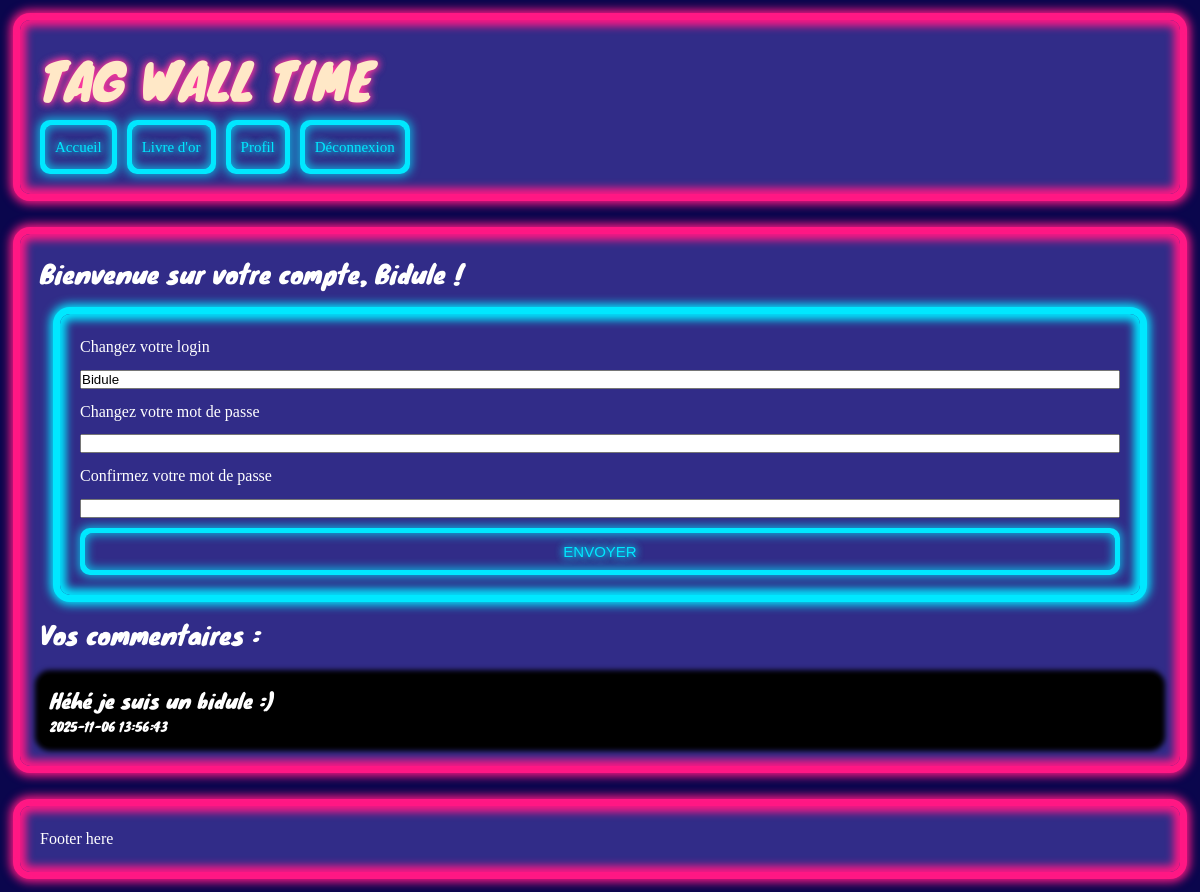
The app's page /public/home/profil (signed in) with its own data.
### tables this page shows
CREATE TABLE `commentaires` (
  `id` int NOT NULL,
  `commentaire` text NOT NULL,
  `id_utilisateur` int NOT NULL,
  `date` datetime NOT NULL
);

### core/view.php (called while the page is built, shortened)
<?php
function load_view($view, $data = []) {
    $view_file = VIEW_PATH . '/' . $view . '.php';
    require $view_file;
}
function load_view_with_layout($view, $data = [], $layout = 'layout') {
    load_view($view, $data);
}

### controllers/home_controller.php (called while the page is built, shortened)
<?php
function home_profil()
{
    $page = isset($_GET['page']) ? (int) $_GET['page'] : 1;
    $per_page = 5;
    $count = count_comments();
    $max_page = ceil($count / $per_page);
    $comments = get_limited_comments_user($_SESSION["user_id"], $per_page, $page);
    $data = [
        'login' => $_SESSION["login"],
        'page' => $page,
        'max_page' => $max_page,
        'per_page' => $per_page,
        'comments' => $comments
    ];
    load_view_with_layout('home/profil', $data);
}

### core/router.php (called while the page is built, shortened)
<?php
function parse_request_url() {
    $url = $_GET['url'] ?? '';
    $url = rtrim($url, '/');
    $url = filter_var($url, FILTER_SANITIZE_URL);
    $url_parts = explode('/', $url);
    $controller = $url_parts[0] ?? 'home';
    $action = $url_parts[1] ?? 'index';
    $params = array_slice($url_parts, 2);
    return [
        'controller' => $controller,
        'action' => $action,
        'params' => $params
    ];
}
function route() {
    dispatch();
}
function dispatch() {
    $route = parse_request_url();
    $controller_name = $route['controller'];
    $action_name = $route['action'];
    $params = $route['params'];
    $action_function = $controller_name . '_' . $action_name;
    call_user_func_array($action_function, $params);
}

### public/index.php (called while the page is built, shortened)
<?php
require_once CORE_PATH . '/database.php';
require_once CORE_PATH . '/router.php';
require_once CORE_PATH . '/view.php';
require_once INCLUDE_PATH . '/helpers.php';
route();

### core/database.php (called while the page is built, shortened)
<?php
function db_connect() {
    static $pdo = null;
    if ($pdo === null) {
        try {
            $dsn = "mysql:host=" . DB_HOST . ";dbname=" . DB_NAME . ";charset=" . DB_CHARSET;
            $options = [
                PDO::ATTR_ERRMODE => PDO::ERRMODE_EXCEPTION,
                PDO::ATTR_DEFAULT_FETCH_MODE => PDO::FETCH_ASSOC,
                PDO::ATTR_EMULATE_PREPARES => false,
            ];
            $pdo = new PDO($dsn, DB_USER, DB_PASS, $options);
        } catch (PDOException $e) {
            die("Erreur de connexion à la base de données : " . $e->getMessage());
        }
    }
    return $pdo;
}
function db_select($query, $params = []) {
    $pdo = db_connect();
    $stmt = $pdo->prepare($query);
    $stmt->execute($params);
    return $stmt->fetchAll();
}

### models/livre_model.php (called while the page is built, shortened)
<?php
function get_limited_comments_user($user_id, $amount, $page)
{
    $offset = ($page - 1) * $amount;
    $query = "SELECT * FROM commentaires WHERE commentaires.id_utilisateur = ? LIMIT ? OFFSET ?";
    return db_select($query, [$user_id, $amount, $offset]);
}

### views/home/profil.php (the view, shortened to what this page needs)
<div class="your_comments">Bienvenue sur votre compte, <?= $login ?> !</div>
<form class="connect_form glow float_column gap_small" method="post">
    <label for="login_change">Changez votre login</label>
    <input type="text" name="login_change" value="<?= $login ?>">
    <label for="pass_change">Changez votre mot de passe</label>
    <input type="text" name="pass_change" required>
    <label for="pass_change_confirm">Confirmez votre mot de passe</label>
    <input type="text" name="pass_change_confirm" required>
</form>
<?php if (!empty($comments)) { ?>
    <div class="your_comments">Vos commentaires : </div>
    <div class="float_column" style="gap: 20px;">
        <?php foreach ($comments as $c) { ?>
            <div class="profile_com">
                <div><?= escape($c["commentaire"]); ?></div>
                <div style="font-size: 12px;"><?= escape($c["date"]); ?></div>
            </div>
        <?php } ?>
    </div>
<?php } else { ?>
    <div>Vous n'avez pas encore envoyé de commentaires.</div>
    <?php generate_neon_link("Envoyer un commentaire ?", 'livre/commentaire') ?>
<?php } ?>

### public/assets/css/style.css (style rules this page uses)
* { margin: 0; padding: 0; box-sizing: border-box; }
:root { --white: #ffffff; --black: #000000; --main_color: #0a064d; --secondary_color: #312c88; --highlight_color: #ffffff; --supp_color1: rgb(255, 55, 158); --supp_color1_hover: rgb(255, 145, 55); --supp_color2: rgb(0, 232, 255); --supp_color2_hover: rgb(0, 255, 38); --shadow: 0px 0px 20px 30px rgb(0, 0, 0, 0.8); --shadow-lg: 0 10px 15px -3px rgba(0, 0, 0, 0.1); --glow: 0px 0px 10px 2px rgb(255, 55, 158, 0.7); --glow_hover: 0px 0px 10px 2px rgb(255, 145, 55, 0.7); --glow2: 0px 0px 10px 2px rgb(0, 232, 255, 0.7); --glow2_hover: 0px 0px 10px 2px rgb(0, 255, 38, 0.7); --top_padd: 20px; }
body { font-family: 'Times New Roman', Times, serif; line-height: 1.6; color: var(--highlight_color); background-color: var(--main_color); min-height: 100vh; display: flex; flex-direction: column; }
.float_column { display: flex; flex-direction: column; }
.gap_small { gap: 10px; }
.glow { box-shadow: var(--glow); }
.connect_form { background-color: var(--secondary_color); color: var(--white); text-decoration: none; padding: 20px; margin: 20px; border-radius: 10px; box-shadow: inset 0px 0px 8px 6px var(--supp_color2), 0px 0px 10px 10px var(--supp_color2), 0px 0px 0px 7px var(--supp_color2); }
.your_comments { font-family: 'Knewave-Regular'; font-size: 25px; margin-bottom: 20px; }
.profile_com { padding: 10px; font-family: 'Knewave-Regular'; font-size: 20px; background-color: black; color: white; border-radius: 10px; box-shadow: 0 0 5px 5px black; }

### records on screen
commentaires: commentaire "Héhé je suis un bidule :)", date "2025-11-06 13:56:43"

### other values on screen
$content "Accueil"
$content "Livre d'or"
$content "Profil"
$content "Déconnexion"
$login "Bidule"
$content "ENVOYER"
